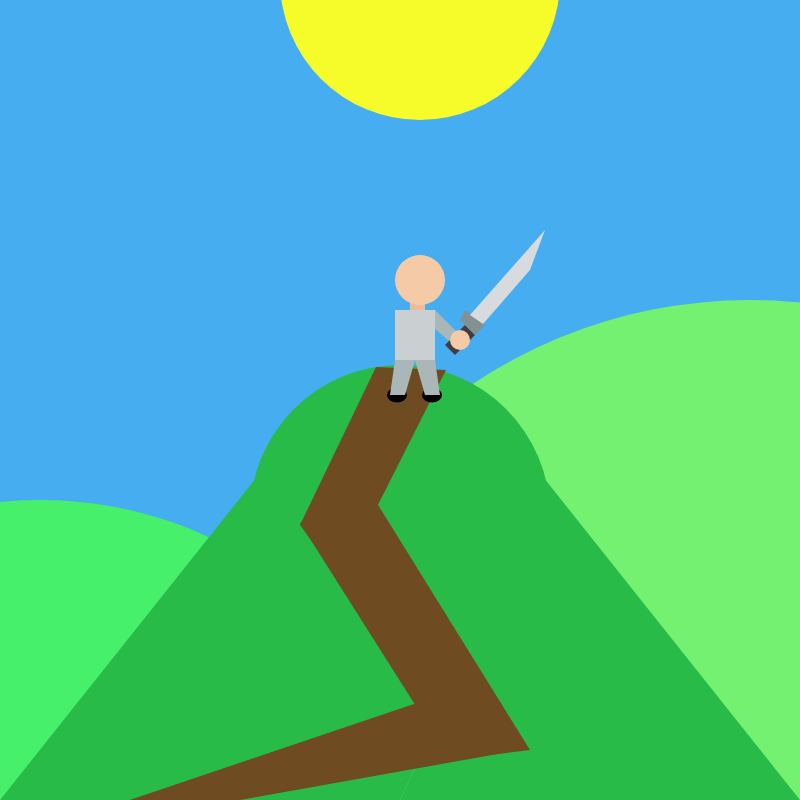
Frame 1 (no input)
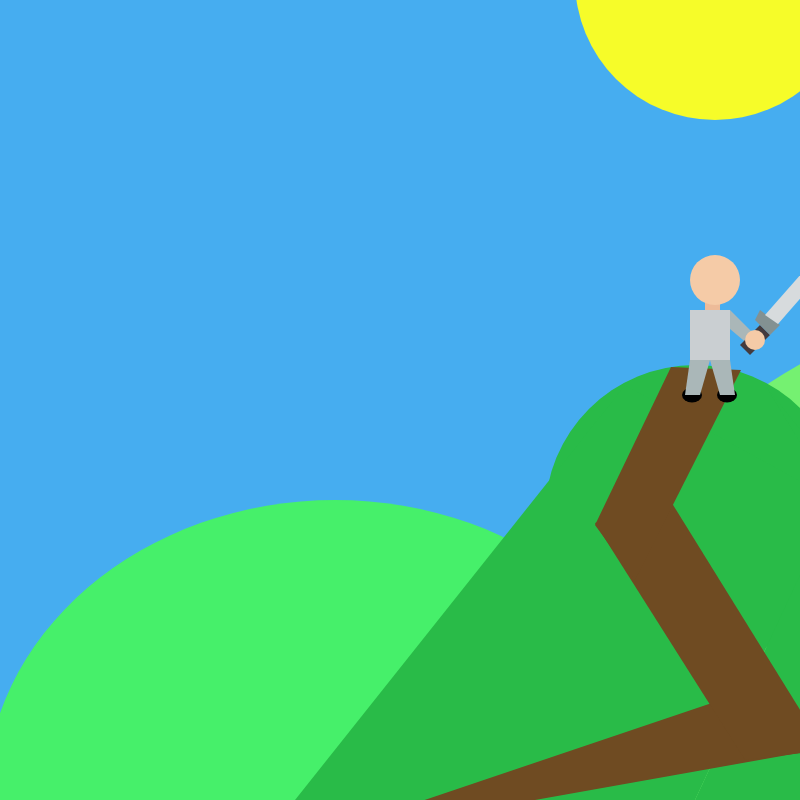
Frame 60 (no input)
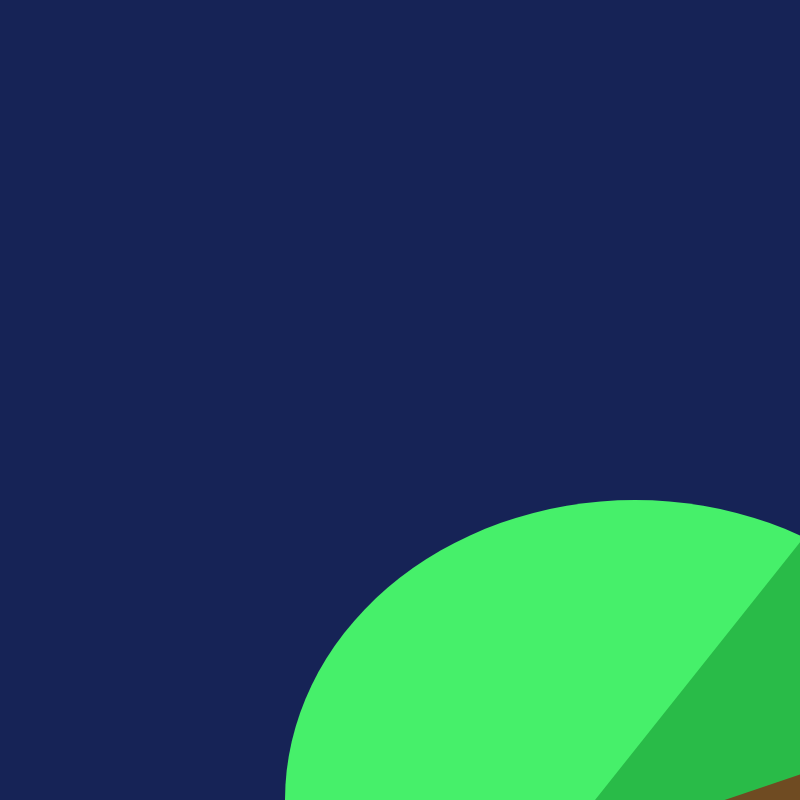
Frame 120 (the mouse pressed at the canvas centre since frame 60)

The p5.js sketch that drew these frames (run headless with seeded random() and noise() and a simulated clock; from frame 60 on, the mouse is pressed at the canvas centre):

// p5.js sketch
// ── sketch.js
var x = 0 ;

function setup() {
  createCanvas(800, 800);
}

function draw() {
  background(100);

  push();
  translate(x, 0);
  //rect(0, 250, 50, 50);
  avatar();
  x = x + 5;

  if(x > width) {
    x = -300;
  }

  pop();

}


function avatar() {

  if (mouseIsPressed) {     //This stuff happens when pressed
    background('#162356');
    noStroke();

    fill('#46F06A');  //Hill left
    arc(40, 800, 700, 600, PI, TWO_PI);

    fill('#75F171');  //Hill right
    arc(750, 800, 1000, 1000, PI, TWO_PI);

    fill('204');  //Clouds
    ellipse(420, 10, 70, 70);

    fill('204');
    ellipse(450, 10, 70, 70);

    fill('#5F5E5E');
    ellipse(475, 10, 70, 70);

    fill('204');
    ellipse(485, 10, 70, 70);

    fill('#9C9C9C');
    ellipse(495, 40, 70, 70);

    fill('#5F5E5E');
    ellipse(410, 10, 70, 70);

    fill('#5F5E5E');
    ellipse(400, 40, 70, 70);

    fill('#9C9C9C');
    ellipse(390, 40, 70, 70);

    fill('#5F5E5E');
    ellipse(380, 10, 70, 70);


    fill('#29BB48');  //Green Hill
    ellipse(400, 515, 300, 300);
    quad(800, 800, 470, 385, 540, 500, 400, 800);
    quad(0, 800, 330, 385, 540, 500, 400, 800);

    fill('#6F4B22');  //Brown Path
    quad(240, 800, 520, 750, 485, 680, 100, 810);
    quad(450, 760, 530, 750, 375, 500, 300, 523);
    quad(300, 525, 376, 367, 446, 370, 340, 580);

    fill('#EDBB99');  //Neck
    rect(410, 295, 15, 20);

    fill('#F5CBA7');  //Head
    ellipse(420, 280, 50, 50);

    fill('#CACFD2');  //Torso
    rect(395, 310, 40, 50);

    fill('black');  //feet
    ellipse(432, 395, 20, 15);
    ellipse(397, 395, 20, 15);

    fill('#AAB7B8');  //Arm
    quad(435, 310, 435, 329, 465, 300, 460, 290);

    quad(440, 395, 425, 395, 415, 360, 435, 360); //legs
    quad(405, 395, 390, 395, 395, 360, 415, 360);

    fill('#443B3E');  //Sword Handle
    quad(460, 275, 450, 280, 460, 310, 470, 305);

    fill('#839192');  //Hilt
    quad(457, 262, 438, 274, 443, 282, 460, 275);

    fill('#D7DBDD');  //Blade
    quad(423, 184, 400, 160, 442, 272, 458, 265);

    fill('#F5CBA7');  //Hand
    ellipse(460, 295, 20, 20);

    fill('#F1E74B'); //Lightning
    quad(423, 184, 430, 40, 442, 272, 458, 265);

    fill('#5F5E5E');  //Cloud
    ellipse(440, 70, 70, 70);



    //fill('white');
    //text(mouseX + ', ' + mouseY, 20, 20);


  } else {                 //This stuff is there normally
    background('#46ADF0');
    noStroke();

    fill('#46F06A');  //Hill left
    arc(40, 800, 700, 600, PI, TWO_PI);

    fill('#75F171');  //Hill right
    arc(750, 800, 1000, 1000, PI, TWO_PI);

    fill('#F6FC29');  //Sun
    arc(420, -20, 280, 280, TWO_PI, PI);

    fill('#29BB48');  //Green Hill
    ellipse(400, 515, 300, 300);
    quad(800, 800, 470, 385, 540, 500, 400, 800);
    quad(0, 800, 330, 385, 540, 500, 400, 800);

    fill('#6F4B22');  //Brown Path
    quad(240, 800, 520, 750, 485, 680, 100, 810);
    quad(450, 760, 530, 750, 375, 500, 300, 523);
    quad(300, 525, 376, 367, 446, 370, 340, 580);


    fill('#EDBB99');  //Neck
    rect(410, 295, 15, 20);

    fill('#F5CBA7');  //Head
    ellipse(420, 280, 50, 50);

    fill('#CACFD2');  //Torso
    rect(395, 310, 40, 50);

    fill('black');  //feet
    ellipse(432, 395, 20, 15);
    ellipse(397, 395, 20, 15);

    fill('#AAB7B8');  //Arms
    quad(435, 310, 435, 329, 460, 350, 465, 340);

    quad(440, 395, 425, 395, 415, 360, 435, 360); //legs
    quad(405, 395, 390, 395, 395, 360, 415, 360);

    fill('#443B3E');  //Sword Handle
    quad(475, 335, 465, 325, 445, 345, 455, 355);

    fill('#839192');  //Hilt
    quad(485, 325, 465, 310, 460, 320, 475, 335);

    fill('#D7DBDD');
    quad(530, 270, 545, 230, 470, 315, 483, 324);

    fill('#F5CBA7');  //Hand
    ellipse(460, 340, 20, 20);
  }

}
